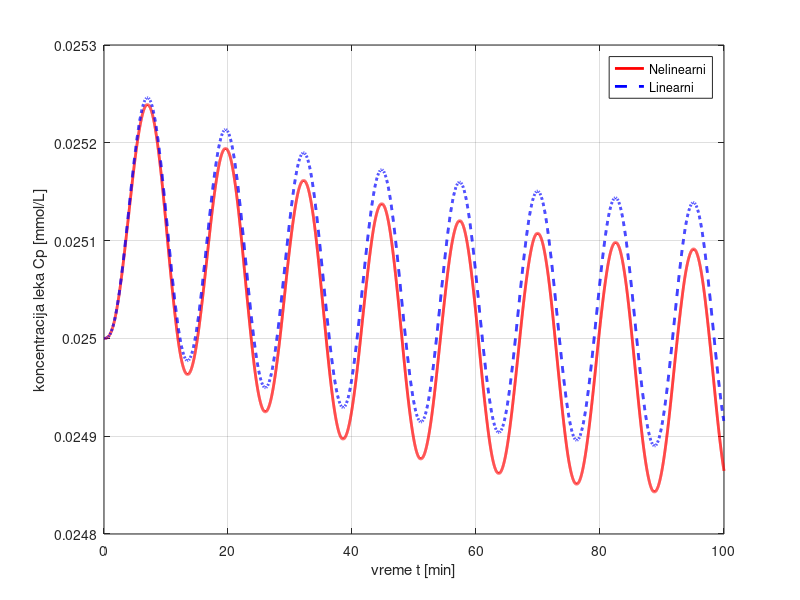

Write the MATLAB code that produced this figure.
pkg load control

% parametri (uzete su srednje vrednosti za parametre koji su dati u opsezima)
ka = 1;
ke = 0.025;
V = 80;
k = 1;
alfa = 5;

% MRT
Cp0 = 0.025;
Ad0 = (ke * Cp0 * V)/ka;
u0 = (ke * Cp0 * V)/(k - (alfa * ke * Cp0 * V));

% nelinearni model
function dx = sistem(t, x, ka, ke, V, k, alfa, u)
  dx = zeros(2,1);
  Ad = x(1);
  Cp = x(2);
  dx(1) = (-ka * Ad) + (k * u)/(1 + (alfa * u));
  dx(2) = (ka * Ad)/V - (ke * Cp);
end

% plotovanje nelinearnog modela
t = 0:0.01:100;

%!!!
% parametri sinusne perturbacije
amplituda = 0.01;  % amplituda (menja se pri testiranju)
omega = 0.5;      % frekvencija

% definicija ulaza kao funkcije vremena
u_funkcija = @(t) u0 + amplituda*sin(omega*t);
x0 = [Ad0; Cp0];	% krece se tacno iz MRT (bez const perturbacije)

f = @(t,x) sistem(t, x, ka, ke, V, k, alfa, u_funkcija(t));
[t, x] = ode45(f, t, x0);

figure;
plot(t, x(:,2), 'r', 'LineWidth', 2);
xlabel('vreme t [min]');
ylabel('koncentracija leka Cp [mmol/L]');
hold on;

% linearizovan model
A = [-ka, 0; ka/V, -ke];
B = [k/((1 + alfa * u0)^2); 0];
C = [0 1];
D = 0;

sys = ss(A, B, C, D);

%!!!
% devijacije
u_dev = amplituda*sin(omega*t);
x0_dev = [0; 0];          % jer se krece iz MRT

[y_lin, t_lin] = lsim(sys, u_dev, t, x0_dev);

Cp_lin = y_lin + Cp0;

plot(t_lin, Cp_lin, 'b--', 'LineWidth', 2);
legend('Nelinearni', 'Linearni');
grid on;
